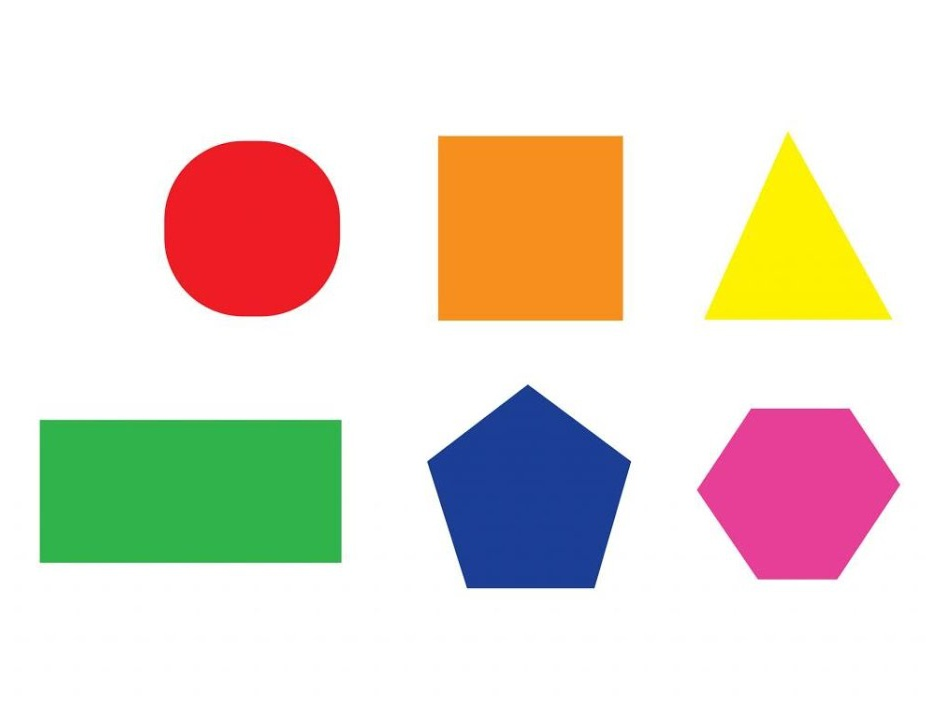
#> input picture imgs/geometry.jpg, 940 x 720 px
$ python Opencv.py
#> lines starting #> are read from the running program, lines starting #| are printed output that depends on the picture; after the words box and inside, x2 and y2 are one past the last pixel; in counts of white or black regions, pixels touching at a corner belong together
import cv2
import numpy as np
img = cv2.imread('imgs/geometry.jpg')
#> img is the input picture: shape (720, 940, 3); mean B, G, R 208.7, 220.1, 229.8
gray = cv2.cvtColor(img, cv2.COLOR_BGR2GRAY)
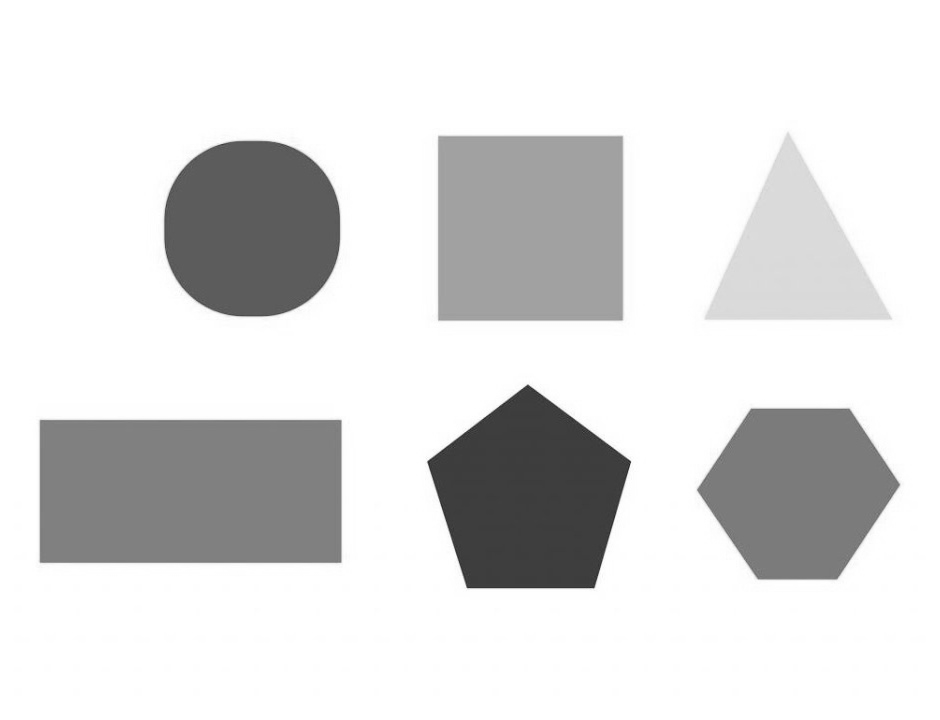
#> gray: shape (720, 940); min 33, max 255, mean 221.7
cv2.imshow('Anh muc xam',gray)
cv2.waitKey()
edges = cv2.Canny(gray, 50, 150, apertureSize = 3)
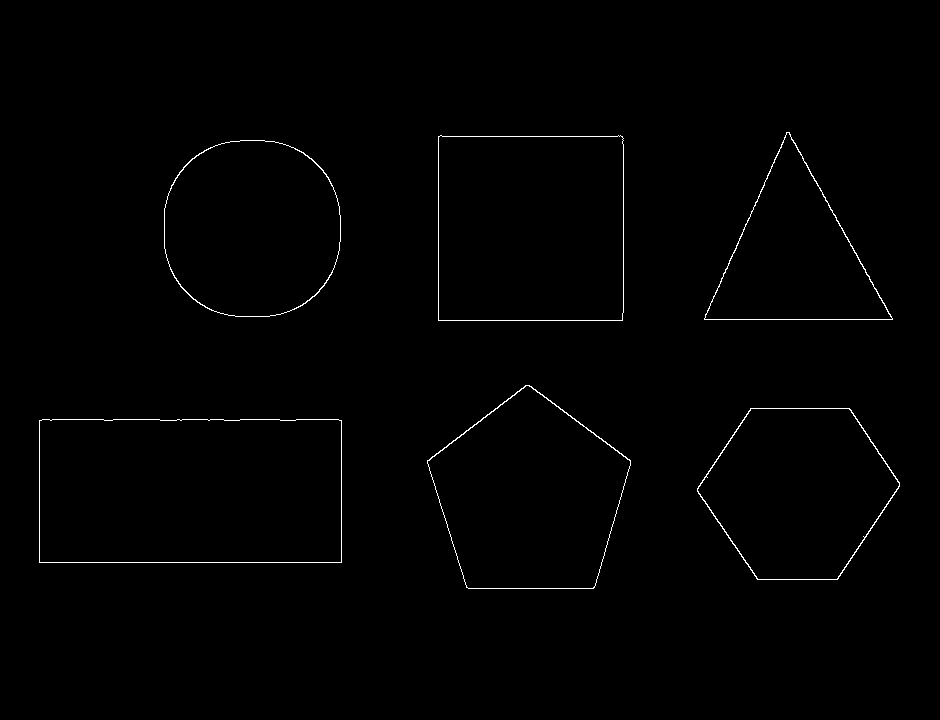
#> edges: shape (720, 940); 0.66% white in thin lines or dots, all inside (x1, y1, x2, y2) = (39, 132, 900, 589)
cv2.imshow('Hough xac xuat', edges)
cv2.waitKey()
lines = cv2.HoughLines(edges, 1, np.pi/180, 100)
#> lines = 18 rows, first 8: [562, 1.57], [419, 1.57], [319, 1.57], [438, 0], [136, 1.57], [623, 0], [-625, 2.64], [39, 0]
for line in lines:
    rho, theta = line[0]
    a = np.cos(theta)
    b = np.sin(theta)
    x0 = a*rho
    y0 = b*rho
    x1 = int(x0 + 1000*(-b))
    y1 = int(y0 + 1000*(a))
    x2 = int(x0 - 1000*(-b))
    y2 = int(y0 - 1000*(a))
    cv2.line(img, (x1,y1), (x2,y2), (0,0,255), 2)
#> this loop made 18 passes
#> (rho, theta, a, b, x0, y0, x1, y1) on passes 1 to 12: (562, 1.57, -4.37e-08, 1, -2.46e-05, 562, -1000, 561), (419, 1.57, -4.37e-08, 1, -1.83e-05, 419, -1000, 418), (319, 1.57, -4.37e-08, 1, -1.39e-05, 319, -1000, 318), (438, 0, 1, 0, 438, 0, 438, 1000), (136, 1.57, -4.37e-08, 1, -5.94e-06, 136, -1000, 135), (623, 0, 1, 0, 623, 0, 623, 1000), (-625, 2.64, -0.875, 0.485, 546.6, -303, 61, -1177), (39, 0, 1, 0, 39, 0, 39, 1000), (341, 0, 1, 0, 341, 0, 341, 1000), (772, 0.419, 0.914, 0.407, 705.3, 314, 298, 1227), (-11, 2.22, -0.602, 0.799, 6.62, -8.78, -792, -610), (588, 1.57, -4.37e-08, 1, -2.57e-05, 588, -1000, 587)
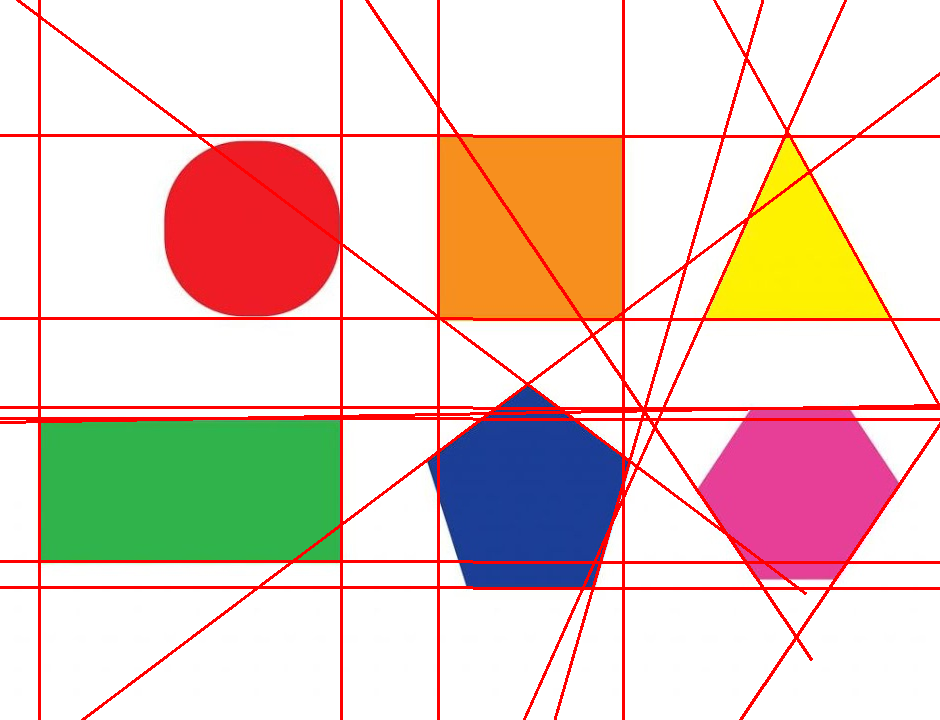
#> img: shape (720, 940, 3); 6.2% of pixels changed, all inside (x1, y1, x2, y2) = (0, 0, 940, 720)

cv2.imshow('Hough xac xuat', img)
cv2.waitKey(0)
cv2.destroyAllWindows()
